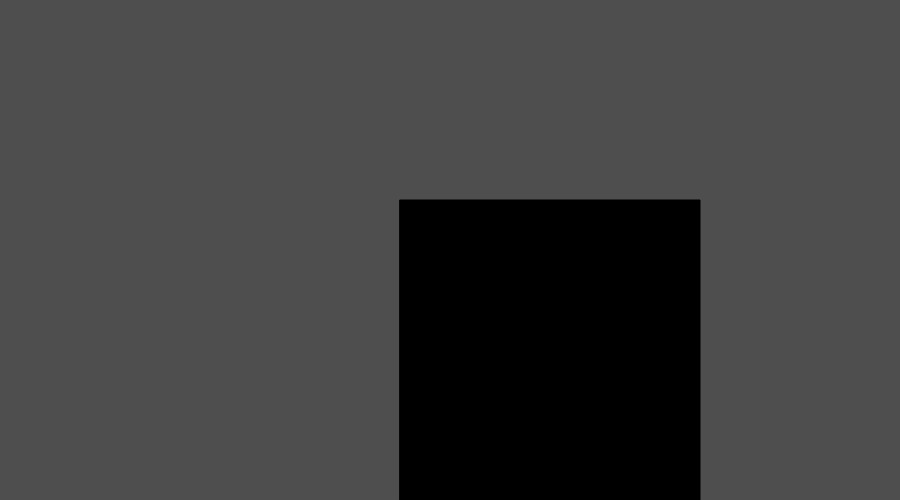
Frame 1 (no input)
Frame 60 (no input): identical to frame 1, image omitted
Frame 120 (the mouse pressed at the canvas centre since frame 60): identical to frame 1, image omitted

The p5.js sketch that drew this single still picture (run headless with seeded random() and noise() and a simulated clock; from frame 60 on, the mouse is pressed at the canvas centre):

// p5.js sketch
// ── sketch.js
// What changed: draws a single circle once, using hard-coded numbers.
function setup() {
    createCanvas(900, 500);

    background(78);

    //noStroke();
    fill(0, 0, 0, 255);
    rect(400, 200, 300);
}

function draw() {
}
